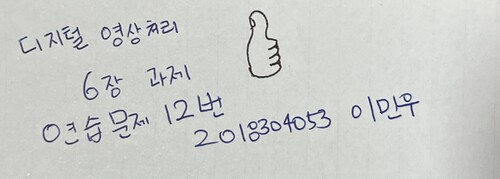
#> input picture homework/ch06/example.jpg, 500 x 179 px
$ python 06_12.py   (older library calls are emulated)
#> lines starting #> are read from the running program, lines starting #| are printed output that depends on the picture; after the words box and inside, x2 and y2 are one past the last pixel; in counts of white or black regions, pixels touching at a corner belong together
import numpy as np, cv2

image = cv2.imread("example.jpg", cv2.IMREAD_GRAYSCALE) #이미지를 그레이스케일로 읽음
#> image: shape (179, 500); min 19, max 255, mean 204.9
if image is None: raise Exception("영상 파일 읽기 오류 발생")

_, binary_image = cv2.threshold(image, 128, 255, cv2.THRESH_BINARY)     #이미지를 이진화시킴
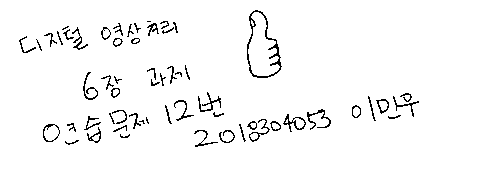
#> binary_image: shape (179, 500); 96.8% white; black in thin lines or dots, all inside (x1, y1, x2, y2) = (19, 10, 419, 147)
binary_image[binary_image == 0] = 1
binary_image[binary_image == 255] = 0                                   #이진화된 결과를 반전

#문제에서 주어진 cv2.reduce()를 사용하여 수식 계산
histo_vy = cv2.reduce(binary_image, 1, 0, cv2.REDUCE_SUM, dtype=cv2.CV_32F)       #수평 수식
#> histo_vy = 179 values, max 52 at index 122, min 0 at index 0, mean 15.99
histo_vx = cv2.reduce(binary_image, 0, 0, cv2.REDUCE_SUM, dtype=cv2.CV_32F)       #수직 수식

#line함수를 사용할 수 있도록 1차원 행렬을 1행n열로 전치
histo_vx = histo_vx.T
#> histo_vx = 500 values, max 35 at index 250, min 0 at index 0, mean 5.72

height, width = binary_image.shape                      #이미지의 크기만큼 높이와 너비 설정
#> height = 179; width = 500
horizon_histogram = np.zeros((height, width, 3), np.uint8)       #수평방향 투영 히스토그램을 위해 이미지와 같은 크기의 검은화면 출력
vertical_histogram = np.zeros((height, width, 3), np.uint8)      #수직방향 투영 히스토그램을 위해 이미지와 같은 크기의 검은화면 출력

#수평방향 투영 히스토그램 구현
#윈도우의 왼쪽 끝에서 시작해 오른쪽으로 뻗어가는 선을 통한 히스토그램
#(0, row)에서 시작해 (계산된 수식*gap, row)에서 끝나는 라인을 계속 그려 나감
for row in range(height-1):
    cv2.line(horizon_histogram, (0, row), (int(histo_vy[row]*width/height), row), (255, 255, 255), 1)
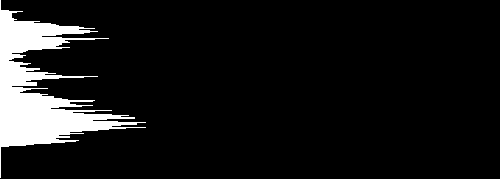
#> horizon_histogram: shape (179, 500, 3); 9.1% white; 1 white region, box (x1, y1, x2, y2) and area: (0, 0, 146, 178) 8104
#수직방향 투영 히스토그램 구현
#윈도우의 위쪽에서 아래쪽으로 뻗어가는 선을 통한 히스토그램
for col in range(width-1):
    cv2.line(vertical_histogram, (col,0), (col,int(histo_vx[col]*width/height)), (255,255,255), 1)
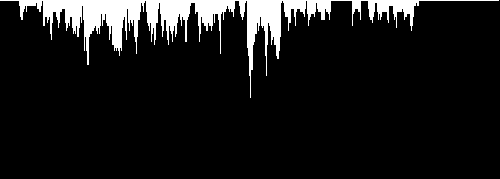
#> vertical_histogram: shape (179, 500, 3); 9.3% white; 1 white region, box (x1, y1, x2, y2) and area: (0, 0, 499, 98) 8309
vertical_histogram = cv2.flip(vertical_histogram, 0)      #위와 거의 동일하지만 이미지 상하 반전을 통해 아래에서 위로 뻗어갈 수 있도록 히스토그램 수정
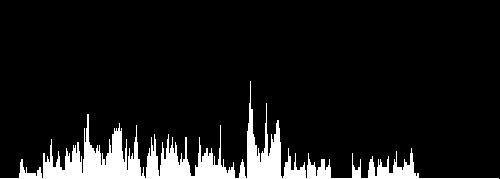
#> vertical_histogram: shape (179, 500, 3); 9.3% white; 1 white region, box (x1, y1, x2, y2) and area: (0, 81, 499, 179) 8309

#원본 이미지와 수평, 수직으로 투영한 히스토그램을 윈도우에 띄움
cv2.imshow("image", binary_image+255)
cv2.imshow("horizion", horizon_histogram)
cv2.imshow("vertical", vertical_histogram)

cv2.waitKey(0)
